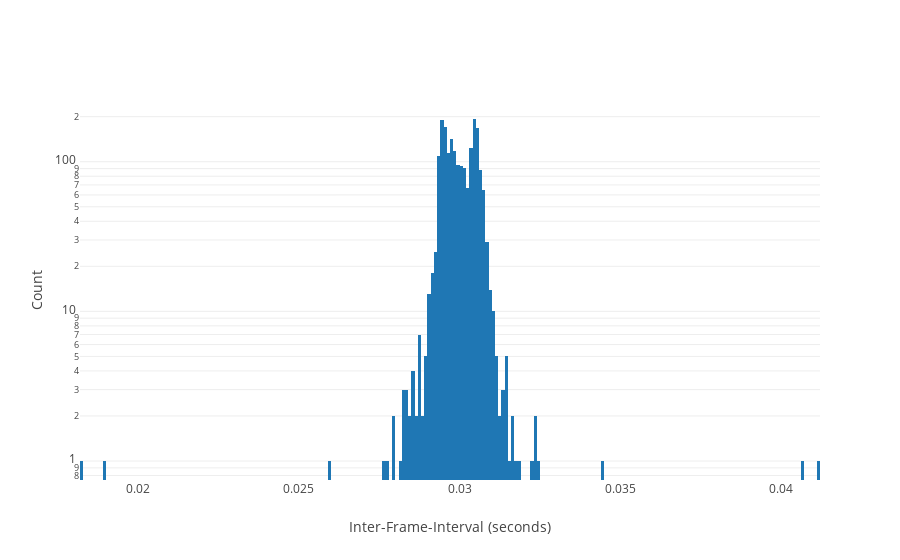

Notebook code cell kept with this figure:
### Markdown cell above
## Switching the y-axis from linear to log exposes all our errors

### Code cell
histData = go.Histogram(x=myFrameDiff)

fig = {
    'data': [histData],
    'layout': {
        'xaxis': {'title': 'Inter-Frame-Interval (seconds)'},
        'yaxis': {'title': "Count", 'type': "log"}
    }
}

iplot(fig, filename='pandas/multiple-scatter')

### Figure 1 — Plotly figure (JSON) as saved in the notebook; plotly's stock layout.template omitted (floating-point values rounded to 4 significant figures; data arrays with more than 128 entries replaced by an {"elided": "..."} marker saying what was removed)
{"data": [{"type": "histogram", "x": {"elided": "1996 float values"}}], "layout": {"xaxis": {"title": "Inter-Frame-Interval (seconds)"}, "yaxis": {"title": "Count", "type": "log"}}}
